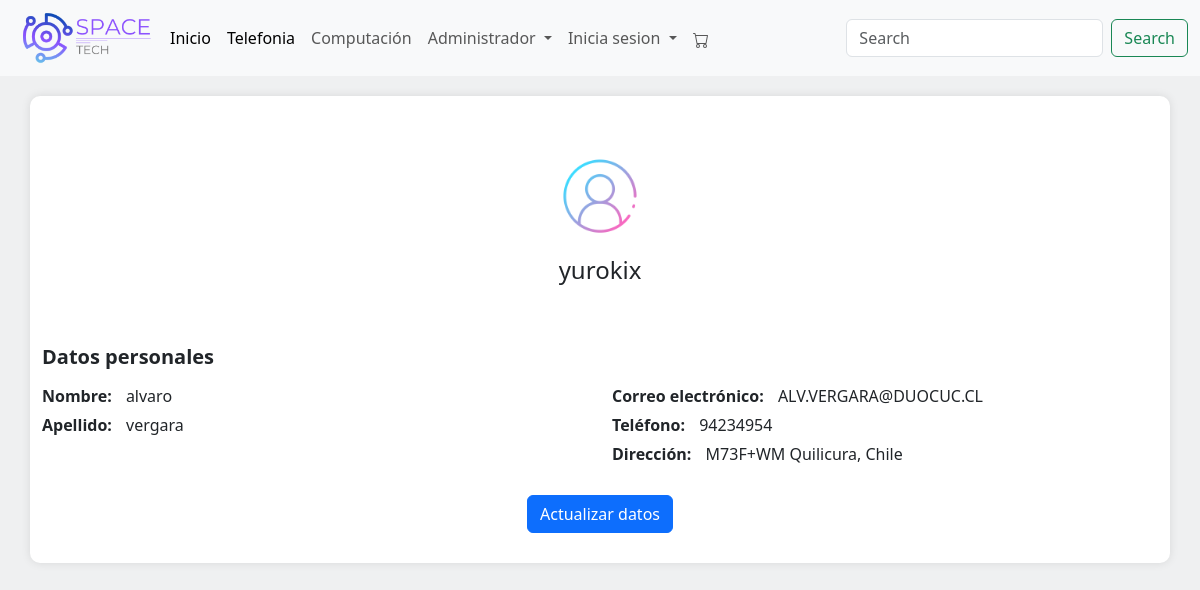
The page /profile/ (signed in) on the database as committed earlier.
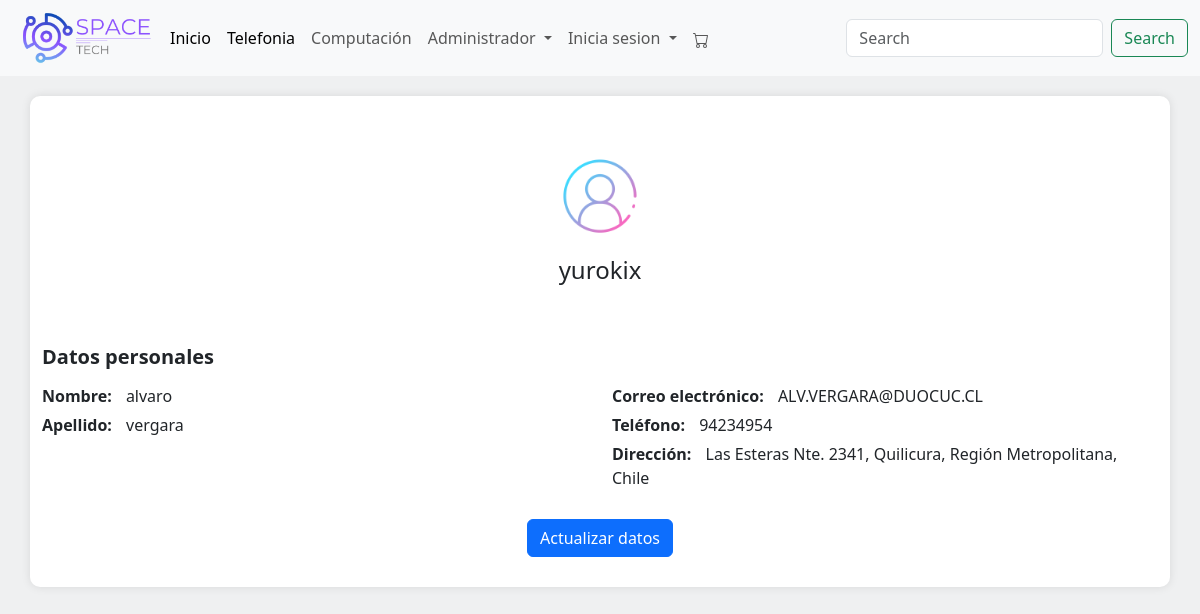
The same page on the database as committed later.
### menu/models.py (models this page shows, shortened)
class Usuario(models.Model):
    nombre_usuario = models.CharField(max_length=30)
    nombre = models.CharField(max_length=30)
    apellido = models.CharField(max_length=30)
    email = models.EmailField(unique=True)
    tfno = models.CharField(max_length=8, verbose_name="Telefono")
    clave = models.CharField(max_length=30)
    confirmar_clave = models.CharField(max_length=30)
    direccion = models.CharField(max_length=255, verbose_name="Dirección", null=True, blank=True)

### menu/views.py (the view)
# urls.py: path('profile/', views.profile_view, name='profile'),
def profile_view(request):
    if request.user.is_authenticated:
        try:
            perfil_usuario = Usuario.objects.get(email=request.user.email)
        except Usuario.DoesNotExist:
            perfil_usuario = None
        return render(request, 'profile.html', {'perfil_usuario': perfil_usuario})
    else:
        return redirect('login')

### menu/context_processors.py (called while the page is built)
def carrito_items_count(request):
    if request.user.is_authenticated:
        try:
            carrito = Carrito.objects.get(usuario=request.user)
            count = CarritoItem.objects.filter(carrito=carrito).count()
        except Carrito.DoesNotExist:
            count = 0
    else:
        count = 0
    return {
        'carrito_items_count': count
    }

### menu/templates/profile.html (shortened to what this page needs)
<!DOCTYPE html>
<html lang="es">
    {% load static %}
<head>
    <link href="https://cdn.jsdelivr.net/npm/bootstrap@5.3.3/dist/css/bootstrap.min.css" rel="stylesheet">
</head>
<body style="background-color: #eff0f1;">
    {% include "plantilla/menu.html" %}
    <div class="container profile-container">
        <div class="profile-header text-center">
            <img src="{% static 'img/login.png' %}" alt="Foto del usuario" class="profile-photo">
            <h2 class="profile-title">{{ perfil_usuario.nombre_usuario }}</h2>
        </div>
        <div class="info-group">
            <h3 class="section-title">Datos personales</h3>
            <div class="row profile-info">
                <div class="col-md-6">
                    <p><strong>Nombre:</strong> {{ perfil_usuario.nombre }}</p>
                    <p><strong>Apellido:</strong> {{ perfil_usuario.apellido }}</p>
                </div>
                <div class="col-md-6">
                    <p><strong>Correo electrónico:</strong> {{ perfil_usuario.email|upper }}</p>
                    <p><strong>Teléfono:</strong> {{ perfil_usuario.tfno }}</p>
                    <p><strong>Dirección:</strong> {{ perfil_usuario.direccion }}</p>
                </div>
            </div>
        </div>
        <div class="text-center mt-4">
            <a href="{% url 'update_profile' %}" class="btn btn-primary">Actualizar datos</a>
        </div>
    </div>
</body>
</html>

### menu/templates/plantilla/menu.html (shortened to what this page needs)
<!DOCTYPE html>
<html lang="en">
    {% load static %}
<head>
    <link href="https://cdn.jsdelivr.net/npm/bootstrap@5.3.3/dist/css/bootstrap.min.css" rel="stylesheet">
</head>
<body>
  <nav class="navbar navbar-expand-lg bg-body-tertiary">
    <div class="container-fluid">
        <a href="/">
            <img src="{% static 'img/SpaceLogo.png' %}" width="150px" alt="logo">
        </a>
        <div class="collapse navbar-collapse" id="navbarSupportedContent">
            <ul class="navbar-nav me-auto mb-2 mb-lg-0">
                <li class="nav-item">
                    <a class="nav-link active" aria-current="page" href="/">Inicio</a>
                </li>
                <li class="nav-item">
                    <a class="nav-link active" aria-current="page" href="#">Telefonia</a>
                </li>
                <li class="nav-item">
                    <a class="nav-link" href="#">Computación</a>
                </li>
                {% if user.is_authenticated and user.is_superuser %}
                <li class="nav-item dropdown">
                    <a class="nav-link dropdown-toggle" href="#" role="button" data-bs-toggle="dropdown" aria-expanded="false">
                        Administrador
                    </a>
                </li>
                {% endif %}
                <li class="nav-item dropdown">
                    <a class="nav-link dropdown-toggle" href="#" role="button" data-bs-toggle="dropdown" aria-expanded="false">
                        Inicia sesion
                    </a>
                </li>
                <ul class="navbar-nav mb-2 mb-lg-0">
                  <li class="nav-item">
                      <a class="nav-link cart-icon" href="{% url 'ver_carrito' %}">
                      </a>
                  </li>
              </ul>
            </ul>
            <form class="d-flex" role="search">
                <input class="form-control me-2" type="search" placeholder="Search" aria-label="Search">
                <button class="btn btn-outline-success" type="submit">Search</button>
            </form>
        </div>
    </div>
</nav>
</body>
</html>

### menu/templates/profile.html (style rules this page uses)
.profile-header { background-color: #ffffff; padding: 20px; border-radius: 10px; text-align: center; margin-bottom: 20px; }
.profile-container { max-width: 800px; margin: auto; background-color: #fff; padding: 30px; border-radius: 10px; box-shadow: 0 0 10px rgba(0, 0, 0, 0.1); margin-top: 20px; }
.profile-title { margin-bottom: 20px; font-size: 1.5rem; }
.profile-photo { width: 100px; height: 100px; border-radius: 50%; margin-bottom: 10px; }
.profile-info p { margin-bottom: 10px; }
.profile-info strong { font-weight: bold; margin-right: 10px; }
.text-center { text-align: center; }
.section-title { font-size: 1.25rem; font-weight: bold; margin-bottom: 15px; }
.info-group { margin-bottom: 20px; }
.info-group p { margin-bottom: 5px; }
.btn-primary { background-color: #000; border: none; }

### menu/templates/plantilla/menu.html (style rules this page uses)
.cart-icon { position: relative; }

Rows that differ between the two databases and show on the page:
changed Usuario "yurokix": direccion "M73F+WM Quilicura, Chile" → "Las Esteras Nte. 2341, Quilicura, Región Metropolitana, Chile"
